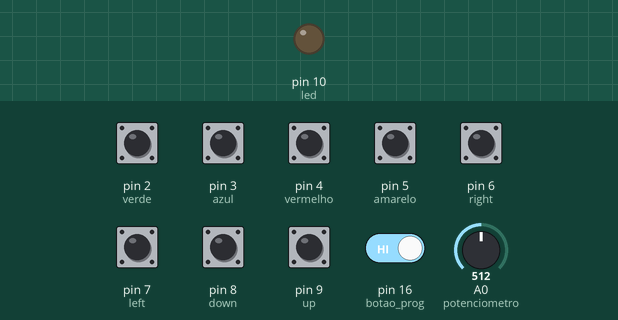
The sketch below on a simulated Arduino Leonardo, built with avr-gcc and run on an emulated ATmega32U4. Parts: output pins drawn as LEDs (lit = HIGH). Dashed ring = blinking. The test bench sets the inputs (shaded band); at power-on: pin 2 (verde), pin 3 (azul), pin 4 (vermelho), pin 5 (amarelo), pin 6 (right), pin 7 (left), pin 8 (down), pin 9 (up), pin 16 (botao_prog) HIGH, A0 (potenciometro) = 512. USB keyboard and mouse output is not drawn.

Above: at 1.2 s.
1.3 s: pin 16 (botao_prog) driven LOW
4.3 s: pin 16 (botao_prog) driven HIGH
At 5.4 s:
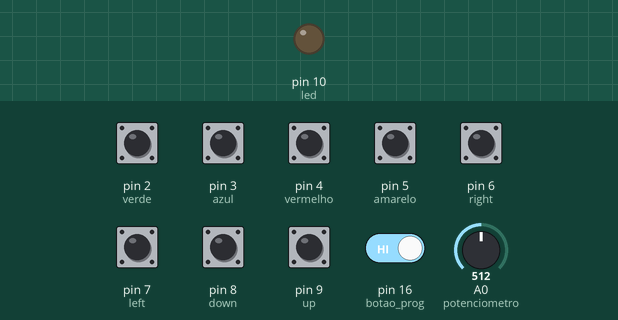
5.8 s: pin 16 (botao_prog) driven LOW
At 6.7 s:
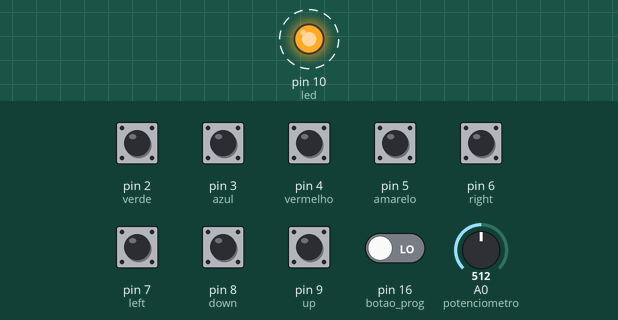
Timing chart, 0 to 14.8 s (numbered marks = the images above; inputs shaded):
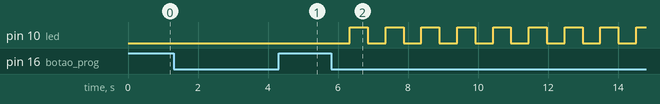

The sketch:

BernardoV2.ino
```cpp
#include <Mouse.h>
#include <Keyboard.h>
#include <EEPROM.h>
/*-----------------------------------------------------------------------*/
#define verde 2
#define azul 3
#define vermelho 4
#define amarelo 5
#define right 6
#define left 7
#define down 8
#define up 9
#define potenciometro A0
#define botao_prog 16
#define led 10
/*-----------------------------------------------------------------------*/
bool mouse=1;
int sens, timer;
char player;

struct Botao {
  bool estadoAtual = 1;
  bool estadoPassado = 1;
  bool debounce = 1;
  char opcao;
};

Botao b1, b2, b3, b4;

void estadoBotao();
void prog();
void select_opcao(char x,Botao *p);
void setCharEEPROM(int posicao, char valor);
char getCharEEPROM(int posicao);

void setup() {
  Serial.begin(9600);
  Mouse.begin();
  Keyboard.begin();

  pinMode(verde, INPUT_PULLUP);
  pinMode(azul, INPUT_PULLUP);
  pinMode(vermelho, INPUT_PULLUP);
  pinMode(amarelo, INPUT_PULLUP);
  pinMode(right, INPUT_PULLUP);
  pinMode(left, INPUT_PULLUP);
  pinMode(down, INPUT_PULLUP);
  pinMode(up, INPUT_PULLUP);
  pinMode(botao_prog,INPUT_PULLUP);
  pinMode(led,OUTPUT);

  digitalWrite(led, LOW);

  //preset dos comandos dos botoes
  b1.opcao = getCharEEPROM(0);
  b2.opcao = getCharEEPROM(4);
  b3.opcao = getCharEEPROM(8);
  b4.opcao = getCharEEPROM(12);
}

void loop() {
  estadoBotao();

if (mouse){//modo mouse
  digitalWrite(led,LOW);//led apagado para modo MOUSE

  if (!b1.debounce) select_opcao(b1.opcao, &b1); //switch VERDE press
  if (!b2.debounce) select_opcao(b2.opcao, &b2); //switch AZUL press
  if (!b3.debounce) select_opcao(b3.opcao, &b3); //switch VERMELHO press
  if (!b4.debounce) select_opcao(b4.opcao, &b4); //switch AMARELO press


  while (!digitalRead(botao_prog)){  //switch de programacao press
    estadoBotao();
    timer++;
    if (!b1.debounce){timer=0;mouse=0;player=1;}
    if (!b2.debounce){timer=0;mouse=0;player=2;}
    if (!b3.debounce){timer=0;mouse=0;player=3;}
    if (!b4.debounce){timer=0;mouse=0;player=4;}
    if (timer>300){timer=0; prog();} //espera um determinado tempo para q a funçao prog seja executada
  }


  sens=map(analogRead(potenciometro),0,900 ,1012,1023); //faz a leitura do potenciometro e ja converte para uma faixa de 1012 até 1023
  if(sens==1024)sens=1023;//quando o valor for 1024 (potenciomento no GND) mudamos o valor para que ele possua uma baixa movimentação pois não faz sentido ter uma opcao de sensibilidade == 0+

  if (!digitalRead(right))Mouse.move(-sens, 0, 0); //movimento right, porta 6
  if (!digitalRead(left))Mouse.move(sens, 0, 0); //movimento left, porta 7
  if (!digitalRead(down))Mouse.move(0, -sens, 0); //movimento down, porta 8
  if (!digitalRead(up))Mouse.move(0, sens, 0); //movimento up, porta 9

}

else{ //MODO FLIPERAMA
  digitalWrite(led,HIGH); //led aceso para modo FLIPERAMA

  //troca para função mouse
  while (!digitalRead(botao_prog)){  //switch de programacao press
    estadoBotao();
    Serial.print("botao prog press\n");
    if (!b1.debounce)mouse=1;
    if (!b2.debounce)mouse=1;
    if (!b3.debounce)mouse=1;
    if (!b4.debounce)mouse=1;
  }

  if(player==1){
    if (!digitalRead(right))Keyboard.press('d');else Keyboard.release('d');
    if (!digitalRead(left))Keyboard.press('a');else Keyboard.release('a');
    if (!digitalRead(down))Keyboard.press('s');else Keyboard.release('s');
    if (!digitalRead(up))Keyboard.press('w');else Keyboard.release('w');
    if (!b1.debounce)Keyboard.press('q');else Keyboard.release('q');
    if (!b2.debounce)Keyboard.press('e');else Keyboard.release('e');
    if (!b3.debounce)Keyboard.press('z');else Keyboard.release('z');
    if (!b4.debounce)Keyboard.press('x');else Keyboard.release('x');
  }
    if(player==2){
    if (!digitalRead(right))Keyboard.press('h');else Keyboard.release('h');
    if (!digitalRead(left))Keyboard.press('f');else Keyboard.release('f');
    if (!digitalRead(down))Keyboard.press('g');else Keyboard.release('g');
    if (!digitalRead(up))Keyboard.press('t');else Keyboard.release('t');
    if (!b1.debounce)Keyboard.press('r');else Keyboard.release('r');
    if (!b2.debounce)Keyboard.press('y');else Keyboard.release('y');
    if (!b3.debounce)Keyboard.press('c');else Keyboard.release('c');
    if (!b4.debounce)Keyboard.press('v');else Keyboard.release('v');
  }
    if(player==3){
    if (!digitalRead(right))Keyboard.press('l');else Keyboard.release('l');
    if (!digitalRead(left))Keyboard.press('j');else Keyboard.release('j');
    if (!digitalRead(down))Keyboard.press('k');else Keyboard.release('k');
    if (!digitalRead(up))Keyboard.press('i');else Keyboard.release('i');
    if (!b1.debounce)Keyboard.press('u');else Keyboard.release('u');
    if (!b2.debounce)Keyboard.press('o');else Keyboard.release('o');
    if (!b3.debounce)Keyboard.press('b');else Keyboard.release('b');
    if (!b4.debounce)Keyboard.press('n');else Keyboard.release('n');
  }
    if(player==4){
    if (!digitalRead(right))Keyboard.press('6');else Keyboard.release('6');
    if (!digitalRead(left))Keyboard.press('4');else Keyboard.release('4');
    if (!digitalRead(down))Keyboard.press('5');else Keyboard.release('5');
    if (!digitalRead(up))Keyboard.press('8');else Keyboard.release('8');
    if (!b1.debounce)Keyboard.press('7');else Keyboard.release('7');
    if (!b2.debounce)Keyboard.press('9');else Keyboard.release('9');
    if (!b3.debounce)Keyboard.press('1');else Keyboard.release('1');
    if (!b4.debounce)Keyboard.press('2');else Keyboard.release('2');
  }

}

}

void prog() {
  int ok;
  byte x;
  b1.opcao = 0;
  b2.opcao = 0;
  b3.opcao = 0;
  b4.opcao = 0;
  for (int cont = 1; cont < 5; cont++){
    ok=1;
    do {
      estadoBotao();
      timer++;
      if (timer>50){digitalWrite(led,!digitalRead(led));timer=0;}

      if (((b1.debounce == 0) && (b1.opcao == 0))){b1.opcao = cont;setCharEEPROM(0,cont); ok=0;}
      if (((b2.debounce == 0) && (b2.opcao == 0))){b2.opcao = cont;setCharEEPROM(4,cont); ok=0;}
      if (((b3.debounce == 0) && (b3.opcao == 0))){b3.opcao = cont;setCharEEPROM(8,cont); ok=0;}
      if (((b4.debounce == 0) && (b4.opcao == 0))){b4.opcao = cont;setCharEEPROM(12,cont); ok=0;}
    } while (ok);
  }
}


void estadoBotao() {
  b1.estadoPassado = b1.estadoAtual;
  b1.estadoAtual = digitalRead(verde);
  if (b1.estadoAtual == 0 && b1.estadoPassado == 1)b1.debounce = 0;
  else b1.debounce = 1;

  b2.estadoPassado = b2.estadoAtual;
  b2.estadoAtual = digitalRead(azul);
  if (b2.estadoAtual == 0 && b2.estadoPassado == 1)b2.debounce = 0;
  else b2.debounce = 1;

  b3.estadoPassado = b3.estadoAtual;
  b3.estadoAtual = digitalRead(vermelho);
  if (b3.estadoAtual == 0 && b3.estadoPassado == 1)b3.debounce = 0;
  else b3.debounce = 1;

  b4.estadoPassado = b4.estadoAtual;
  b4.estadoAtual = digitalRead(amarelo);
  if (b4.estadoAtual == 0 && b4.estadoPassado == 1)b4.debounce = 0;
  else b4.debounce = 1;

  delay (10);
}

void select_opcao(char x, Botao *p){
  switch (x) {
      case 1: Mouse.click(MOUSE_LEFT); break;
      case 2: Mouse.click(MOUSE_RIGHT); break;
      case 3: Mouse.click(MOUSE_LEFT); delay(200); Mouse.click(MOUSE_LEFT); break;
      case 4: Mouse.press(MOUSE_LEFT);p->opcao=5; break;
      case 5: Mouse.release(MOUSE_LEFT);p->opcao=4; break;
      default: break;
  }
}


void setCharEEPROM(int posicao, char valor){
char num = valor;
char *P_num = &num;
byte *P_num2 = (byte*)P_num;
byte a = *P_num2;
byte b = *(P_num2 + 1);
byte c = *(P_num2 + 2);
byte d = *(P_num2 + 3);
EEPROM.write(posicao, a);
EEPROM.write(posicao+1, b);
EEPROM.write(posicao+2, c);
EEPROM.write(posicao+3, d);
}

char getCharEEPROM(int posicao){
byte a = EEPROM.read(posicao);
byte b = EEPROM.read(posicao+1);
byte c = EEPROM.read(posicao+2);
byte d = EEPROM.read(posicao+3);
char result = 0;
char *P_num = &result;
byte *P_num2 = (byte*)P_num;
*P_num2 = (byte) a;
*P_num2++;
*P_num2 = (byte) b;
*P_num2++;
*P_num2 = (byte) c;
*P_num2++;
*P_num2 = (byte) d;
return (char)result;
}
```

Measured:
- after the input at 1.3 s, every drawn part: stays the same
- after the input at 4.3 s, pin 10 (led): stays LOW (without the input it goes to HIGH after 0.54 s)
- after the input at 5.8 s, pin 10 (led): alternates HIGH for 0.51 s and LOW for 0.51 s, starting after 0.54 s
